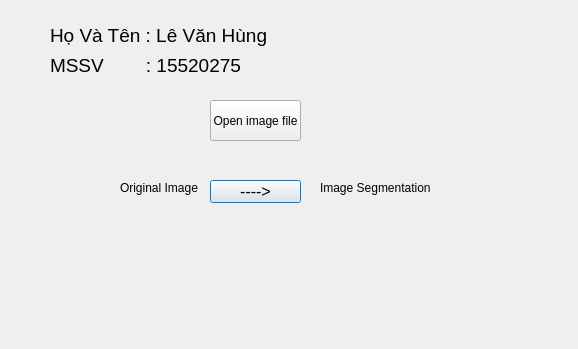
<?xml version="1.0" encoding="UTF-8"?>
<ui version="4.0">
 <class>Dialog</class>
 <widget class="QDialog" name="Dialog">
  <property name="geometry">
   <rect>
    <x>0</x>
    <y>0</y>
    <width>578</width>
    <height>349</height>
   </rect>
  </property>
  <property name="windowTitle">
   <string>Dialog</string>
  </property>
  <widget class="QPushButton" name="pushButton">
   <property name="geometry">
    <rect>
     <x>210</x>
     <y>180</y>
     <width>91</width>
     <height>23</height>
    </rect>
   </property>
   <property name="font">
    <font>
     <pointsize>12</pointsize>
    </font>
   </property>
   <property name="text">
    <string>----&gt;</string>
   </property>
  </widget>
  <widget class="QLabel" name="label">
   <property name="geometry">
    <rect>
     <x>120</x>
     <y>180</y>
     <width>91</width>
     <height>16</height>
    </rect>
   </property>
   <property name="text">
    <string>Original Image</string>
   </property>
  </widget>
  <widget class="QPushButton" name="pushButton_2">
   <property name="geometry">
    <rect>
     <x>210</x>
     <y>100</y>
     <width>91</width>
     <height>41</height>
    </rect>
   </property>
   <property name="text">
    <string>Open image file</string>
   </property>
  </widget>
  <widget class="QLabel" name="label_2">
   <property name="geometry">
    <rect>
     <x>320</x>
     <y>180</y>
     <width>111</width>
     <height>16</height>
    </rect>
   </property>
   <property name="text">
    <string>Image Segmentation</string>
   </property>
  </widget>
  <widget class="QLabel" name="label_3">
   <property name="geometry">
    <rect>
     <x>50</x>
     <y>20</y>
     <width>351</width>
     <height>31</height>
    </rect>
   </property>
   <property name="font">
    <font>
     <pointsize>14</pointsize>
    </font>
   </property>
   <property name="text">
    <string>Họ Và Tên : Lê Văn Hùng</string>
   </property>
  </widget>
  <widget class="QLabel" name="label_4">
   <property name="geometry">
    <rect>
     <x>50</x>
     <y>50</y>
     <width>351</width>
     <height>31</height>
    </rect>
   </property>
   <property name="font">
    <font>
     <pointsize>14</pointsize>
    </font>
   </property>
   <property name="text">
    <string>MSSV        : 15520275</string>
   </property>
  </widget>
 </widget>
 <resources/>
 <connections/>
</ui>
